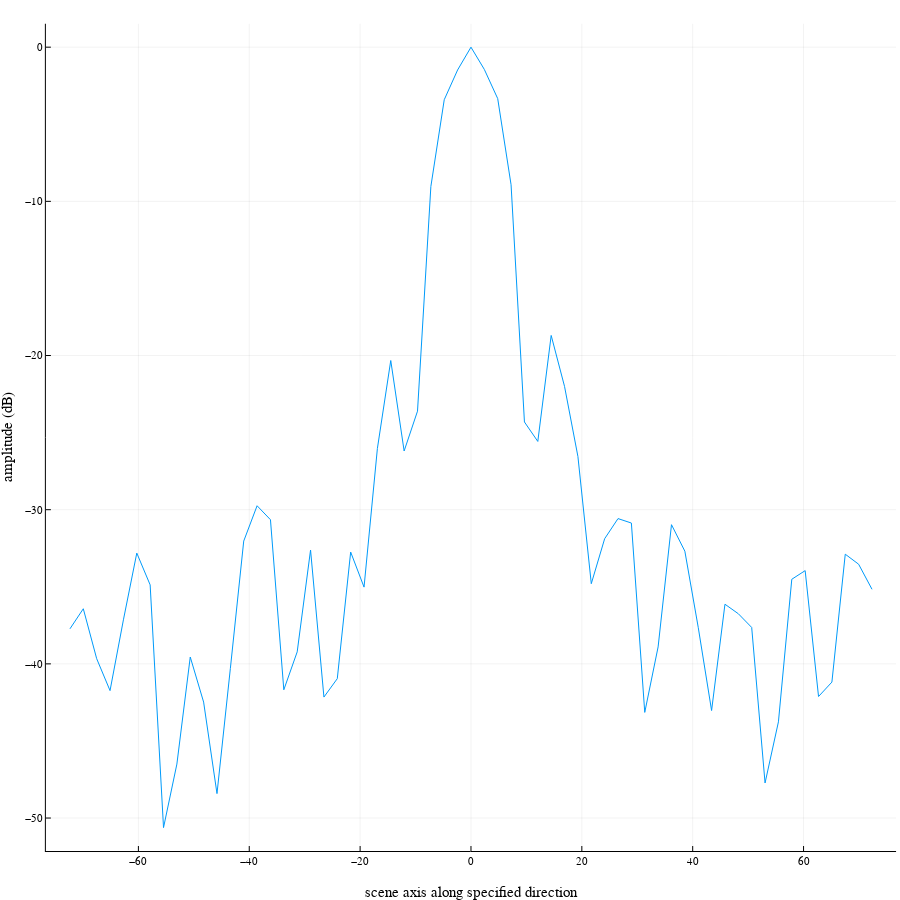

Notebook cell for this chart:
### Code cell
# Based on input settings, calculate performance metrics

# Take 1D cuts from the 3D tomogram and plot the cuts (for multiple targets cuts are taken from the center of the scene)
scene_axis11, scene_axis22, scene_axis33, image_1D_1, image_1D_2, image_1D_3, scene_res = Scene.take_1D_cuts(image_3D, params)

# Calculate point target performance metrics
resolutions, PSLRs, ISLRs, loc_errors = Performance_Metrics.computePTPerformanceMetrics(image_1D_1, image_1D_2, image_1D_3, scene_res, params)
println("Resolutions: ",round.(resolutions,digits=8)," in scene axes units")
println("Location Errors: ",round.(loc_errors,digits=8)," in scene axes units")
println("PSLRs: ",round.(PSLRs,digits=2)," dB")
println("ISLRs: ",round.(ISLRs,digits=2)," dB")
println("PSF Peak Amplitude: ",round(maximum(20*log10.(image_3D)),digits=2)," dB")

### Figure 1 — Plotly figure (JSON) as saved in the notebook; plotly's stock layout.template omitted (floating-point values rounded to 4 significant figures)
{"data": [{"colorbar": {"title": ""}, "legendgroup": "y1", "line": {"color": "rgba(0, 154, 250, 1.000)", "dash": "solid", "shape": "linear", "width": 1}, "mode": "lines", "name": "y1", "showlegend": true, "type": "scatter", "x": [-72.35, -69.94, -67.53, -65.11, -62.7, -60.29, -57.88, -55.47, -53.06, -50.64, -48.23, -45.82, -43.41, -41.0, -38.59, -36.17, -33.76, -31.35, -28.94, -26.53, -24.12, -21.7, -19.29, -16.88, -14.47, -12.06, -9.647, -7.235, -4.823, -2.412, 0, 2.412, 4.823, 7.235, 9.647, 12.06, 14.47, 16.88, 19.29, 21.7, 24.12, 26.53, 28.94, 31.35, 33.76, 36.17, 38.59, 41.0, 43.41, 45.82, 48.23, 50.64, 53.06, 55.47, 57.88, 60.29, 62.7, 65.11, 67.53, 69.94, 72.35], "xaxis": "x", "y": [-37.73, -36.43, -39.66, -41.74, -37.14, -32.81, -34.88, -50.62, -46.5, -39.56, -42.48, -48.41, -40.3, -32.04, -29.74, -30.65, -41.68, -39.22, -32.62, -42.15, -40.96, -32.75, -35.02, -26.03, -20.32, -26.19, -23.61, -9.035, -3.408, -1.478, 0, -1.443, -3.337, -8.923, -24.31, -25.57, -18.7, -22.01, -26.55, -34.8, -31.88, -30.58, -30.86, -43.15, -38.9, -30.97, -32.69, -37.63, -43.03, -36.13, -36.75, -37.64, -47.73, -43.76, -34.51, -33.95, -42.12, -41.18, -32.89, -33.54, -35.16], "yaxis": "y", "zmax": null, "zmin": null}], "layout": {"annotations": [], "height": 900, "margin": {"b": 20, "l": 0, "r": 0, "t": 20}, "paper_bgcolor": "rgba(255, 255, 255, 1.000)", "plot_bgcolor": "rgba(255, 255, 255, 1.000)", "showlegend": false, "width": 900, "xaxis": {"anchor": "y", "domain": [0.05098, 0.9956], "gridcolor": "rgba(0, 0, 0, 0.100)", "gridwidth": 0.5, "linecolor": "rgba(0, 0, 0, 1.000)", "mirror": false, "range": [-76.69, 76.69], "showgrid": true, "showline": true, "showticklabels": true, "tickangle": 0, "tickcolor": "rgb(0, 0, 0)", "tickfont": {"color": "rgba(0, 0, 0, 1.000)", "family": "sans-serif", "size": 11}, "tickmode": "array", "ticks": "inside", "ticktext": ["−60", "−40", "−20", "0", "20", "40", "60"], "tickvals": [-60, -40, -20, 0, 20, 40, 60], "title": "scene axis along specified direction", "titlefont": {"color": "rgba(0, 0, 0, 1.000)", "family": "sans-serif", "size": 15}, "type": "-", "visible": true, "zeroline": false, "zerolinecolor": "rgba(0, 0, 0, 1.000)"}, "yaxis": {"anchor": "x", "domain": [0.0337, 0.9956], "gridcolor": "rgba(0, 0, 0, 0.100)", "gridwidth": 0.5, "linecolor": "rgba(0, 0, 0, 1.000)", "mirror": false, "range": [-52.14, 1.519], "showgrid": true, "showline": true, "showticklabels": true, "tickangle": 0, "tickcolor": "rgb(0, 0, 0)", "tickfont": {"color": "rgba(0, 0, 0, 1.000)", "family": "sans-serif", "size": 11}, "tickmode": "array", "ticks": "inside", "ticktext": ["−50", "−40", "−30", "−20", "−10", "0"], "tickvals": [-50, -40, -30, -20, -10, 0], "title": "amplitude (dB)", "titlefont": {"color": "rgba(0, 0, 0, 1.000)", "family": "sans-serif", "size": 15}, "type": "-", "visible": true, "zeroline": false, "zerolinecolor": "rgba(0, 0, 0, 1.000)"}}}
